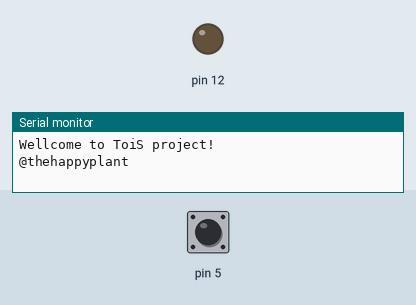
The sketch below on a simulated Arduino Uno, built with avr-gcc and run on an emulated ATmega328P. On the bench: output pins drawn as LEDs (lit = HIGH), the last lines printed to the serial monitor. Inputs (shaded band) come from the test bench; at power-on: pin 5 HIGH.

Above: at 1.3 s.
1.4 s: pin 5 pulled LOW for 1 s
At 2.2 s:
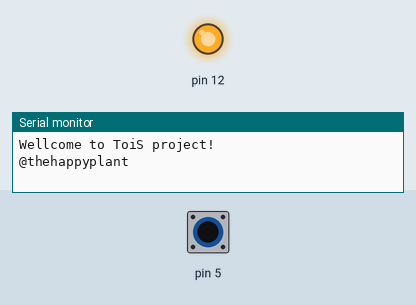
3.9 s: pin 5 pulled LOW for 3.2 s
At 8.3 s:
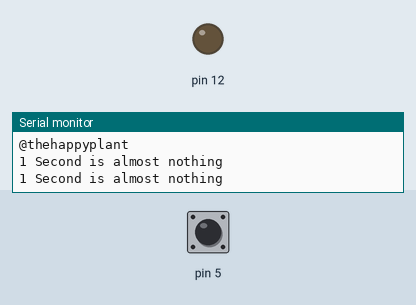
Timing chart, 0 to 9.8 s (numbered marks = the images above; inputs shaded):
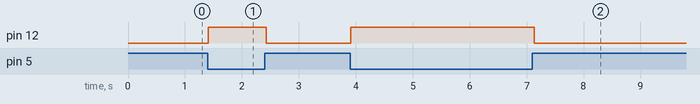

Measured:
- after the input at 1.4 s, pin 12: LOW → HIGH at once, → LOW 1.0 s later
- after the input at 3.9 s, pin 12: LOW → HIGH at once, → LOW 3.2 s later

The sketch:

happyPlant.ino
```cpp
#define THREASHOLD 50
#define LEVEL_1 1
#define LEVEL_2 5
#define LEVEL_3 10

#include <CapacitiveSensor.h>

CapacitiveSensor   capSensor = CapacitiveSensor(7, 5);
int low = 1000;

String messageOne = "1 Second is almost nothing";
String messageTwo = "5 Seconds is not enough";
String messageThree = "10 Seconds is quite perfect!";

void setup(){
  Serial.begin(19200);
  pinMode(12, OUTPUT);

  calibrate();
  Serial.println("");
  Serial.println("Wellcome to ToiS project!");
  Serial.println("@thehappyplant");
  Serial.println("");
}

void loop(){
  boolean isTouching = false;
  long timeStartTouching = millis();
  int levelReached = 0;

  do {
    int val =  getCapSensor(capSensor);
    if (val - low > THREASHOLD) {
      isTouching = true;
      digitalWrite(12, HIGH);
    } else {
      isTouching = false;
      digitalWrite(12, LOW);
    }

    int timeTouching = millis() - timeStartTouching;

    if (timeTouching / 1000 >= LEVEL_3) {
      if (levelReached < 3) {
        levelReached = 3;
        Serial.println(messageThree);
      }

    } else if (timeTouching / 1000 >= LEVEL_2) {
      if (levelReached < 2) {
        levelReached = 2;
        Serial.println(messageTwo);
      }

    } else if (timeTouching / 1000 >= LEVEL_1) {
      if (levelReached < 1) {
        levelReached = 1;
        Serial.println(messageOne);
      }
    }
  } while (isTouching);
}

void calibrate() {
  long timer = millis();
  while (millis() - timer < 100) {
    int val =  capSensor.capacitiveSensor(30);
    if (val < low) {
      low = val;
    }
  }
}

#define SAMPLES 10
int getCapSensor(CapacitiveSensor sensor) {
  int maxVal = 0;
  for (int i = 0; i < SAMPLES; i++) {
    int val = capSensor.capacitiveSensor(30);
    if (val > maxVal)maxVal = val;
  }
  return maxVal;
}
```
